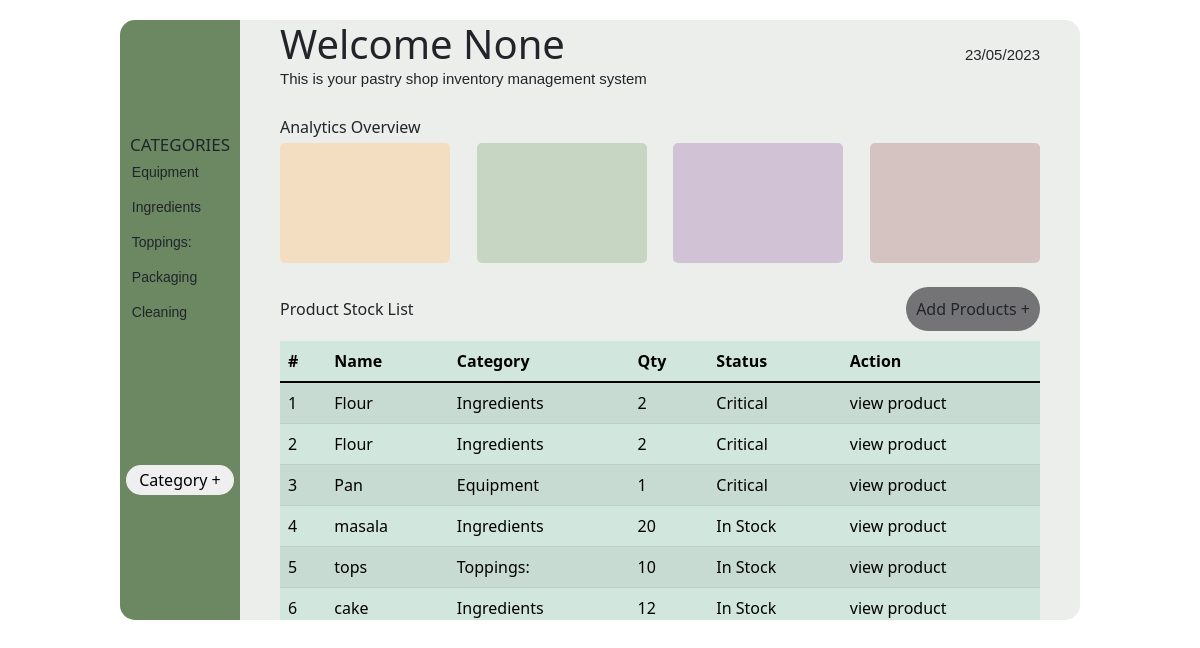
Page /inventory on the committed database.
### app.py (models this page shows, shortened)
class Category(db.Model):
    id = db.Column(db.Integer, primary_key=True)
    name = db.Column(db.String(50), nullable=False, unique=True)

class Product(db.Model):
    id = db.Column(db.Integer, primary_key=True)
    name = db.Column(db.String(100), nullable=False)
    description = db.Column(db.Text, nullable=False)
    price = db.Column(db.Float, nullable=False)
    quantity = db.Column(db.Integer, default=0)
    image_id = db.Column(db.Integer, db.ForeignKey('image.id'))
    category_id = db.Column(db.Integer, db.ForeignKey('category.id'))

### app.py (the view)
@app.route('/inventory')
def inventory():
    products = Product.query.all()
    categories = Category.query.all()
    username = session.get('username')
    email = session.get('email')
    current_date = datetime.datetime.now().strftime("%d/%m/%Y")
    return render_template('inventory.html', products=products, categories = categories,username=username, current_date=current_date)

### templates/inventory.html (shortened to what this page needs)
<!DOCTYPE html>
<html lang="en">
<head>
    <link rel="stylesheet" href="/static/styles/inventory.css">
    <link href="https://cdn.jsdelivr.net/npm/bootstrap@5.3.0-alpha3/dist/css/bootstrap.min.css" rel="stylesheet">
</head>
<body>
    <div id="container">
        <aside class="aside">
            <h5>CATEGORIES</h5>
            <ul id="categoryList">
                {% for category in categories %}
                  <li class="categories">{{ category.name }}</li>
                {% endfor %}
              </ul>
            <div class="add-category">
                <input id="add-category" type="button" value="Category +" data-bs-toggle="offcanvas" data-bs-target="#offcanvasWithBothOptions" aria-controls="offcanvasWithBothOptions">
            </div>
        </aside>
        <main class="main">
            <header class="header">
                <div class="text">
                  <h1>Welcome {{ username }}</h1>
                  <p>This is your pastry shop inventory management system</p>
                </div>
                <div class="date">
                  {{ current_date }}
                </div>
              </header>
            <section id="overview">
                <div class="view_title">Analytics Overview</div>
                <div class="overviews">
                    <div class="overview one"></div>
                    <div class="overview two"></div>
                    <div class="overview three"></div>
                    <div class="overview four"></div>
                </div>
            </section>
                <div class="stock">
                    <div class="stock-title">Product Stock List</div>
                    <div class="add-products" data-bs-toggle="offcanvas" data-bs-target="#offcanvasWithBothOptionss" aria-controls="offcanvasWithBothOptions">Add Products +</div>
                </div>
            <section id="stock-list">
                <table class="table table-success table-hover table-striped">
                    <thead class="sticky-top">
                      <tr>
                        <th scope="col">#</th>
                        <th scope="col">Name</th>
                        <th scope="col">Category</th>
                        <th scope="col">Qty</th>
                        <th scope="col">Status</th>
                        <th scope="col">Action</th>
                      </tr>
                    </thead>
                    <tbody class="table-group-divider">
                      {% for product in products %}
                      <tr scope="row">
                        <td>{{ loop.index }}</td>
                        <td>{{ product.name }}</td>
                        <td>{{ categories[product.category_id - 1].name }}</td>
                        <td>{{ product.quantity }}</td>
                         <td>
                            {% if product.quantity <= 0 %}
                              Out of Stock
                            {% elif product.quantity < 5 %}
                                {% if product.quantity > 0 %}
                                    Critical
                                {% endif %}
                            {% elif product.quantity < 10 %}
                                {% if product.quantity > 5 %}
                                    Low
                                {% endif %}
                            {% else %}
                              In Stock
                            {% endif %}
                          </td>
                        <td>view product</td>
                      </tr>
                      {% endfor %}
                    </tbody>
                  </table>
            </section>
        </main>
    </div>
</body>
</html>

### static/styles/inventory.css (style rules this page uses)
body { margin: 0; padding: 0; box-sizing: border-box; display: flex; justify-content: center; align-items: center; font-family: 'Poppins', sans-serif; font-weight: lighter; }
#container { width: 80vw; height: 600px; display: flex; justify-content: space-between; margin-top: 20px; background-color: #ebeeeb; border-radius: 15px; }
.aside { border-top-left-radius: 15px; border-bottom-left-radius: 15px; width: 120px; display: flex; flex-direction: column; justify-content: center; height: 100%; background-color: #6B8863; }
.aside h5 { margin: 0; padding-left: 10px; font-size: 17px; }
.aside ul { width: 97%; margin: 0 auto 0 auto; padding: 0; height: 50%; display: flex; flex-direction: column; justify-content: flex-start; }
.aside ul li { list-style-type: none; margin: 5px 0; margin-left: 10px; height: 25px; border-radius: 35px; font-size: 14px; display: flex; align-items: center; cursor: pointer; font-family: Verdana, Geneva, Tahoma, sans-serif; }
.add-category { width: 100%; display: flex; flex-direction: column; justify-content: center; align-items: center; }
#add-category { width: 90%; margin: 10px 0; height: 30px; border: none; outline: none; cursor: pointer; border-radius: 35px; }
.main { width: calc(100% - 200px); display: flex; flex-direction: column; margin: 0 auto; }
.header { display: flex; justify-content: space-between; align-items: center; }
.text h1 { margin: 0; padding: 0; }
.text p, .date { margin: 0; padding: 0; font-size: 15px; font-family: Verdana, Geneva, Tahoma, sans-serif; }
#overview { margin-top: 20px; width: 100%; height: 170px; display: flex; flex-direction: column; justify-content: space-evenly; }
.overviews { display: flex; justify-content: space-between; }
.overview { height: 120px; width: 170px; border-radius: 5px; }
.four { background-color: rgba(192,154,153,.5); }
.three { background-color: rgba(184,152,193,.5); }
.two { background-color: rgba(161,192,154,.5); }
.one { background-color: rgba(254,208,151,.5); }
#stock-list { margin-top: 10px; display: flex; flex-direction: column; overflow: auto; }
.stock { display: flex; justify-content: space-between; margin-top: 20px; align-items: center; }
.add-products { cursor: pointer; padding: 10px; background-color: #747476; border-radius: 35px; }

### rows in the picture
Category: name "Equipment"
Category: name "Ingredients"
Category: name "Toppings:"
Category: name "Packaging"
Category: name "Cleaning"
Product: name "Flour", quantity "2", shows "Critical"
Product: name "Flour", quantity "2", shows "Critical"
Product: name "Pan", quantity "1", shows "Critical"
Product: name "masala", quantity "20", shows "In Stock"
Product: name "tops", quantity "10", shows "In Stock"
Product: name "cake", quantity "12", shows "In Stock"

### other values in the picture
{{ username }} "None"
